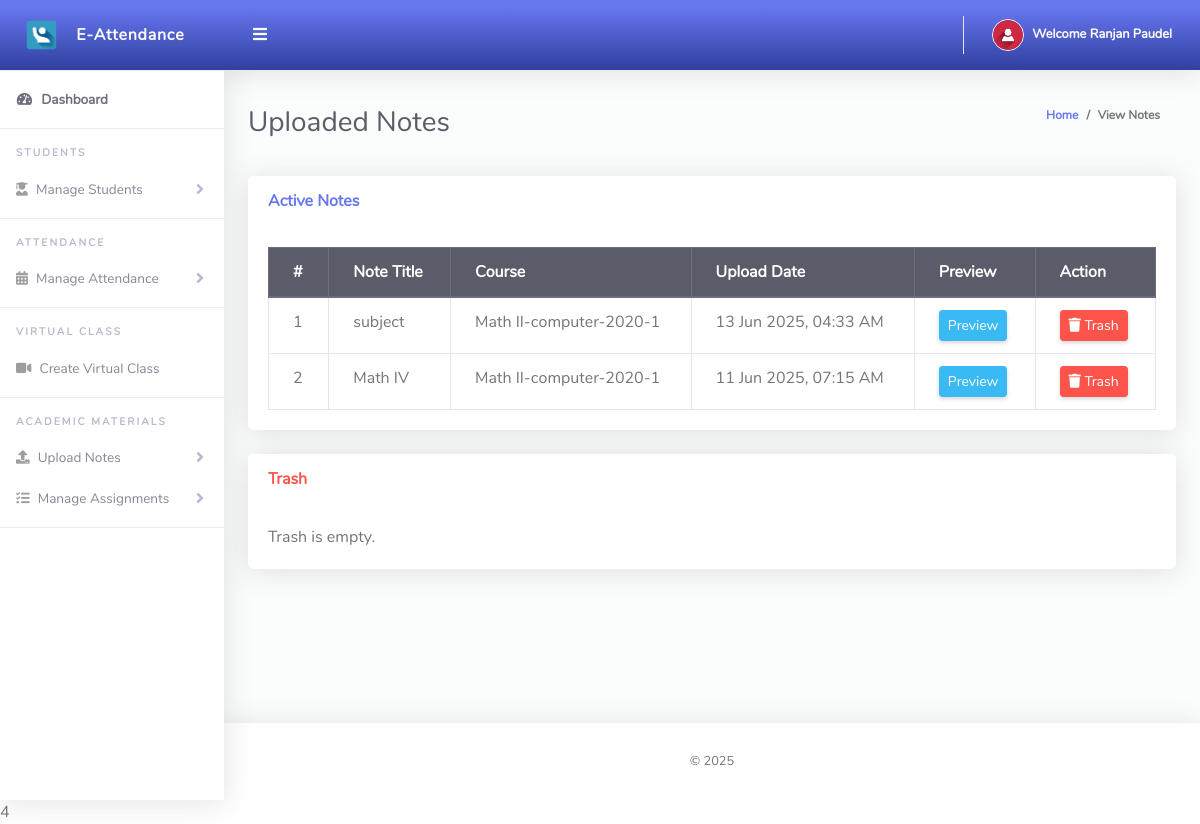
The page /ClassTeacher/viewNotes.php (signed in) on the database its author committed.
### tables this page shows
CREATE TABLE `tblclassteacher` (
  `Id` int(10) NOT NULL,
  `firstName` varchar(255) NOT NULL,
  `lastName` varchar(255) NOT NULL,
  `emailAddress` varchar(255) NOT NULL,
  `password` varchar(255) NOT NULL,
  `phoneNo` varchar(50) NOT NULL,
  `webauthn_setup_token` varchar(255) DEFAULT NULL,
  `webauthn_setup_token_expiry` datetime DEFAULT NULL
);

CREATE TABLE `tblnotes` (
  `id` int(11) NOT NULL,
  `courseId` int(11) NOT NULL,
  `title` varchar(255) NOT NULL,
  `filePath` varchar(255) NOT NULL,
  `uploadDate` timestamp NOT NULL DEFAULT current_timestamp(),
  `uploadedBy` int(11) NOT NULL,
  `isDeleted` tinyint(1) NOT NULL DEFAULT 0
);

CREATE TABLE `tblclassarms` (
  `Id` int(11) NOT NULL,
  `CourseCode` varchar(10) NOT NULL,
  `ClassId` int(10) NOT NULL,
  `CourseName` varchar(255) NOT NULL,
  `AssignedTo` varchar(50) NOT NULL,
  `isAssigned` varchar(10) NOT NULL
);

CREATE TABLE `tblclass` (
  `Id` int(10) NOT NULL,
  `Program` varchar(255) NOT NULL,
  `Year(Batch)` year(4) NOT NULL,
  `section` varchar(1) DEFAULT NULL
);

### ClassTeacher/viewNotes.php (the view, shortened to what this page needs)
<?php
include '../Includes/dbcon.php';
$teacherId = $_SESSION['userId'];
$activeNotes = mysqli_query($conn, "
    SELECT tblnotes.id, tblnotes.title, tblnotes.filePath, tblnotes.uploadDate,
           tblclassarms.CourseName, tblclass.Program, tblclass.`Year(Batch)`, tblclass.section
    FROM tblnotes
    INNER JOIN tblclassarms ON tblnotes.courseId = tblclassarms.Id
    INNER JOIN tblclass ON tblclassarms.ClassId = tblclass.Id
    WHERE tblnotes.uploadedBy = '$teacherId' AND tblnotes.isDeleted = 0
    ORDER BY tblnotes.uploadDate DESC
");
$trashedNotes = mysqli_query($conn, "
    SELECT id, title, filePath, uploadDate
    FROM tblnotes
    WHERE uploadedBy = '$teacherId' AND isDeleted = 1
    ORDER BY uploadDate DESC
");
?>
<!DOCTYPE html>
<html lang="en">
<head>
    <link href="../vendor/fontawesome-free/css/all.min.css" rel="stylesheet">
    <link href="../vendor/bootstrap/css/bootstrap.min.css" rel="stylesheet">
    <link href="css/ruang-admin.min.css" rel="stylesheet">
</head>
<body id="page-top">
    <div id="wrapper">
        <?php include "Includes/sidebar.php"; ?>
        <div id="content-wrapper" class="d-flex flex-column">
            <div id="content">
                <?php include "Includes/topbar.php"; ?>
                <div class="container-fluid" id="container-wrapper">
                    <div class="d-sm-flex align-items-center justify-content-between mb-4">
                        <h1 class="h3 mb-0 text-gray-800">Uploaded Notes</h1>
                        <ol class="breadcrumb">
                            <li class="breadcrumb-item"><a href="./">Home</a></li>
                            <li class="breadcrumb-item active" aria-current="page">View Notes</li>
                        </ol>
                    </div>
                    <div class="card mb-4">
                        <div class="card-header py-3 d-flex flex-row align-items-center justify-content-between">
                            <h6 class="m-0 font-weight-bold text-primary">Active Notes</h6>
                        </div>
                        <div class="card-body">
                            <?php if (mysqli_num_rows($activeNotes) > 0): ?>
                                <table class="table table-bordered">
                                    <thead class="thead-dark">
                                        <tr>
                                            <th>#</th>
                                            <th>Note Title</th>
                                            <th>Course</th>
                                            <th>Upload Date</th>
                                            <th>Preview</th>
                                            <th>Action</th>
                                        </tr>
                                    </thead>
                                    <tbody>
                                        <?php $cnt = 1; while ($note = mysqli_fetch_assoc($activeNotes)): ?>
                                            <tr>
                                                <td><?= $cnt++ ?></td>
                                                <td><?= htmlspecialchars($note['title']) ?></td>
                                                <td><?= htmlspecialchars($note['CourseName'] . '-' . $note['Program'] . '-' . $note['Year(Batch)'] . '-' . $note['section']) ?></td>
                                                <td><?= date('d M Y, h:i A', strtotime($note['uploadDate'])) ?></td>
                                                <td>
                                                    <button class="btn btn-info btn-sm preview-btn" data-file="../notes/<?= htmlspecialchars($note['filePath']) ?>" data-title="<?= htmlspecialchars($note['title']) ?>">Preview</button>
                                                </td>
                                                <td>
                                                    <a href="?trash=<?= $note['id'] ?>" onclick="return confirm('Move this note to trash?')" class="btn btn-danger btn-sm">
                                                        <i class="fas fa-trash"></i> Trash
                                                    </a>
                                                </td>
                                            </tr>
                                        <?php endwhile; ?>
                                    </tbody>
                                </table>
                            <?php else: ?>
                                <div class="alert alert-info">No notes uploaded yet.</div>
                            <?php endif; ?>
                        </div>
                    </div>
                    <div class="card">
                        <div class="card-header py-3 d-flex flex-row align-items-center justify-content-between">
                            <h6 class="m-0 font-weight-bold text-danger">Trash</h6>
                        </div>
                        <div class="card-body">
                            <?php if (mysqli_num_rows($trashedNotes) > 0): ?>
                                <table class="table table-bordered table-sm">
                                    <thead class="thead-light">
                                        <tr>
                                            <th>Note Title</th>
                                            <th>Upload Date</th>
                                            <th>Preview</th>
                                            <th>Restore</th>
                                            <th>Delete Permanently</th>
                                        </tr>
                                    </thead>
                                    <tbody>
                                        <?php while ($note = mysqli_fetch_assoc($trashedNotes)): ?>
                                            <tr>
                                                <td><?= htmlspecialchars($note['title']) ?></td>
                                                <td><?= date('d M Y, h:i A', strtotime($note['uploadDate'])) ?></td>
                                                <td>
                                                    <?php if (!empty($note['filePath'])): ?>
                                                        <a href="../notes/<?= htmlspecialchars($note['filePath']) ?>" target="_blank">View</a>
                                                    <?php else: ?>
                                                        <span class="text-muted">No File</span>
                                                    <?php endif; ?>
                                                </td>
                                                <td>
                                                    <a href="?restore=<?= $note['id'] ?>" class="btn btn-success btn-sm">Restore</a>
                                                </td>
                                                <td>
                                                    <a href="?permanent=<?= $note['id'] ?>" onclick="return confirm('Permanently delete this note?')" class="btn btn-sm btn-outline-danger">
                                                        <i class="fas fa-trash-alt"></i>
                                                    </a>
                                                </td>
                                            </tr>
                                        <?php endwhile; ?>
                                    </tbody>
                                </table>
                            <?php else: ?>
                                <div class="text-muted">Trash is empty.</div>
                            <?php endif; ?>
                        </div>
                    </div>
                </div>
            </div>
            <?php include "Includes/footer.php"; ?>
        </div>
    </div>
    <script src="../vendor/bootstrap/js/bootstrap.bundle.min.js"></script>4
</body>
</html>

### ClassTeacher/Includes/topbar.php (shortened to what this page needs)
<?php
  $query = "SELECT * FROM tblclassteacher WHERE Id = ".$_SESSION['userId']."";
  $rs = $conn->query($query);
  $rows = $rs->fetch_assoc();
  $fullName = $rows['firstName']." ".$rows['lastName'];;
?>
<nav class="navbar navbar-expand navbar-light bg-gradient-primary topbar mb-4 static-top">
          <button id="sidebarToggleTop" class="btn btn-link rounded-circle mr-3">
            <i class="fa fa-bars"></i>
          </button>
          <ul class="navbar-nav ml-auto">
            <li class="nav-item dropdown no-arrow">
              <a class="nav-link dropdown-toggle" href="#" id="userDropdown" role="button" data-toggle="dropdown"
                aria-haspopup="true" aria-expanded="false">
                <img class="img-profile rounded-circle" src="img/user-icn.png" style="max-width: 60px">
                <span class="ml-2 d-none d-lg-inline text-white small"><b>Welcome <?php echo $fullName;?></b></span>
              </a>
            </li>
          </ul>
        </nav>

### rows shown on the page
tblclassteacher: fullName "Ranjan Paudel"
tblnotes: title "subject", courseId.section "Math II-computer-2020-1", uploadDate "13 Jun 2025, 04:33 AM"
tblnotes: title "Math IV", courseId.section "Math II-computer-2020-1", uploadDate "11 Jun 2025, 07:15 AM"
